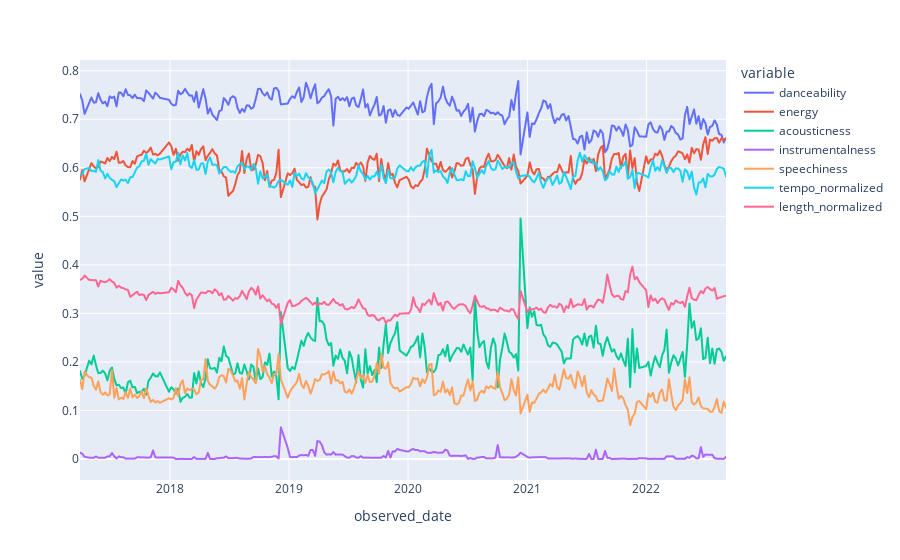

Notebook cell for this chart:
### Code cell
#group data by week with mean data
df_grpd_meltd_mean = df_melted.groupby(['observed_date']).mean().reset_index()

#plot the following variables
to_plot = ['observed_date','danceability','energy','acousticness','instrumentalness',
          'speechiness','tempo_normalized','length_normalized']

#plot the graph
fig = px.line(df_grpd_meltd_mean.loc[:,to_plot].set_index('observed_date'))
fig.show()

### Figure 1 — Plotly figure (JSON) as saved in the notebook; plotly's stock layout.template omitted (floating-point values rounded to 4 significant figures; data arrays with more than 128 entries replaced by an {"elided": "..."} marker saying what was removed)
{"data": [{"hovertemplate": "variable=danceability<br>observed_date=%{x}<br>value=%{y}<extra></extra>", "legendgroup": "danceability", "line": {"color": "#636efa", "dash": "solid"}, "marker": {"symbol": "circle"}, "mode": "lines", "name": "danceability", "showlegend": true, "type": "scattergl", "x": {"elided": "272 str values"}, "xaxis": "x", "y": {"elided": "272 float values"}, "yaxis": "y"}, {"hovertemplate": "variable=energy<br>observed_date=%{x}<br>value=%{y}<extra></extra>", "legendgroup": "energy", "line": {"color": "#EF553B", "dash": "solid"}, "marker": {"symbol": "circle"}, "mode": "lines", "name": "energy", "showlegend": true, "type": "scattergl", "x": {"elided": "272 str values"}, "xaxis": "x", "y": {"elided": "272 float values"}, "yaxis": "y"}, {"hovertemplate": "variable=acousticness<br>observed_date=%{x}<br>value=%{y}<extra></extra>", "legendgroup": "acousticness", "line": {"color": "#00cc96", "dash": "solid"}, "marker": {"symbol": "circle"}, "mode": "lines", "name": "acousticness", "showlegend": true, "type": "scattergl", "x": {"elided": "272 str values"}, "xaxis": "x", "y": {"elided": "272 float values"}, "yaxis": "y"}, {"hovertemplate": "variable=instrumentalness<br>observed_date=%{x}<br>value=%{y}<extra></extra>", "legendgroup": "instrumentalness", "line": {"color": "#ab63fa", "dash": "solid"}, "marker": {"symbol": "circle"}, "mode": "lines", "name": "instrumentalness", "showlegend": true, "type": "scattergl", "x": {"elided": "272 str values"}, "xaxis": "x", "y": {"elided": "272 float values"}, "yaxis": "y"}, {"hovertemplate": "variable=speechiness<br>observed_date=%{x}<br>value=%{y}<extra></extra>", "legendgroup": "speechiness", "line": {"color": "#FFA15A", "dash": "solid"}, "marker": {"symbol": "circle"}, "mode": "lines", "name": "speechiness", "showlegend": true, "type": "scattergl", "x": {"elided": "272 str values"}, "xaxis": "x", "y": {"elided": "272 float values"}, "yaxis": "y"}, {"hovertemplate": "variable=tempo_normalized<br>observed_date=%{x}<br>value=%{y}<extra></extra>", "legendgroup": "tempo_normalized", "line": {"color": "#19d3f3", "dash": "solid"}, "marker": {"symbol": "circle"}, "mode": "lines", "name": "tempo_normalized", "showlegend": true, "type": "scattergl", "x": {"elided": "272 str values"}, "xaxis": "x", "y": {"elided": "272 float values"}, "yaxis": "y"}, {"hovertemplate": "variable=length_normalized<br>observed_date=%{x}<br>value=%{y}<extra></extra>", "legendgroup": "length_normalized", "line": {"color": "#FF6692", "dash": "solid"}, "marker": {"symbol": "circle"}, "mode": "lines", "name": "length_normalized", "showlegend": true, "type": "scattergl", "x": {"elided": "272 str values"}, "xaxis": "x", "y": {"elided": "272 float values"}, "yaxis": "y"}], "layout": {"legend": {"title": {"text": "variable"}, "tracegroupgap": 0}, "margin": {"t": 60}, "xaxis": {"anchor": "y", "domain": [0, 1], "title": {"text": "observed_date"}}, "yaxis": {"anchor": "x", "domain": [0, 1], "title": {"text": "value"}}}}
